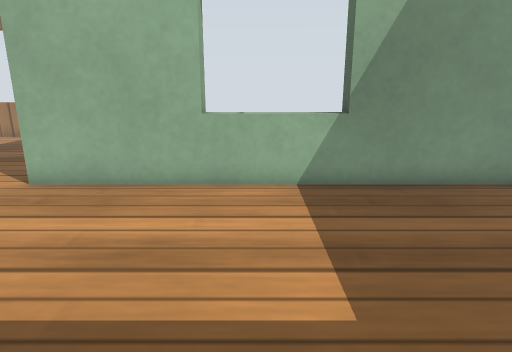
View 1 (above)

13 first-person views from a walk through a robot-simulator world made for Gazebo. The camera is 0.51 m above the floor, tilts 14° down and sees 75° across. The floor is counted in squares, 0.2 m on a side. Each view is taken from the middle of a square. On the plan, view 1 faces up. The plan holds only what a view shows up to about 20 squares ahead; the rest is blank. Gazebo's built-in surfaces are drawn with simple patterns.

View 2
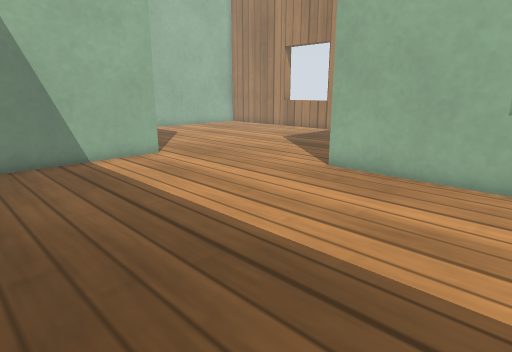

View 3
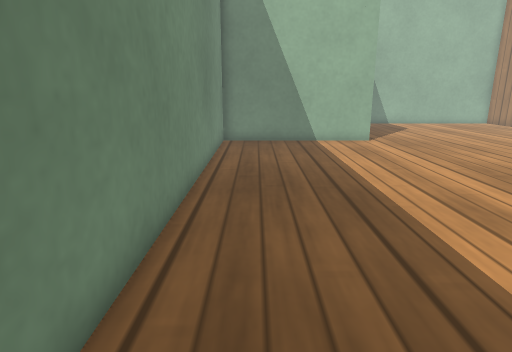

View 4
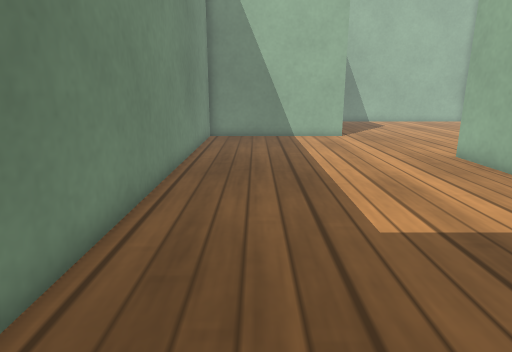

View 5
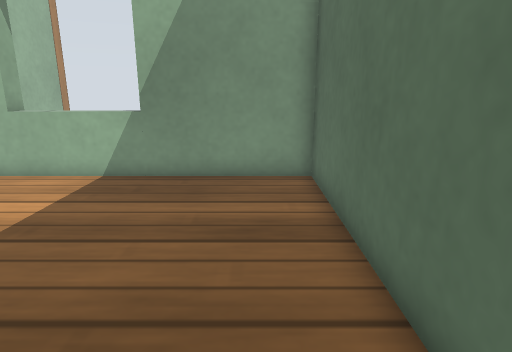

View 6
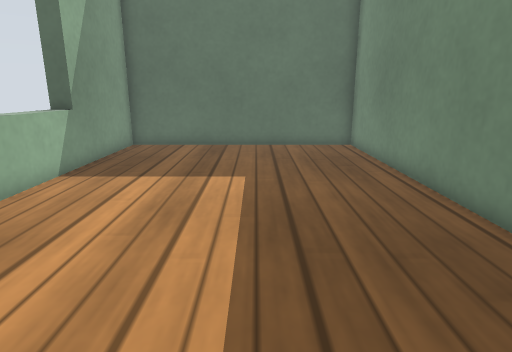

View 7
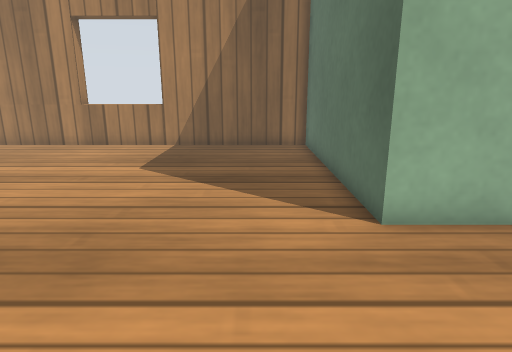

View 8
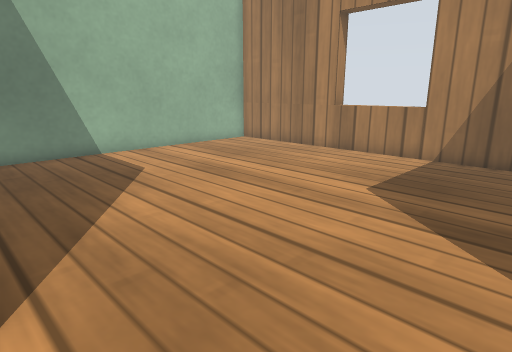

View 9
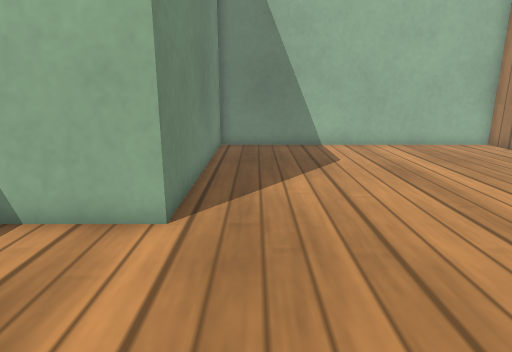

View 10
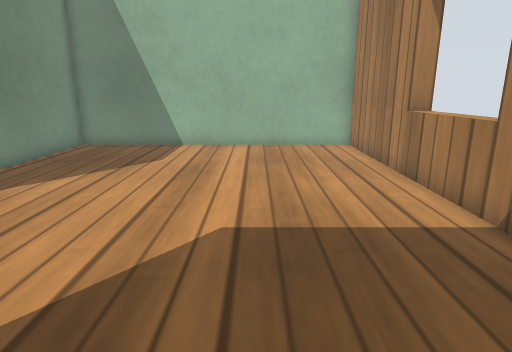

View 11
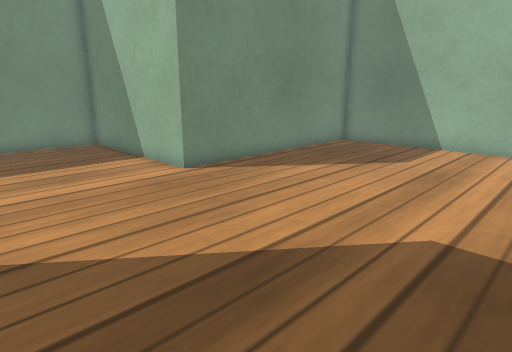

View 12
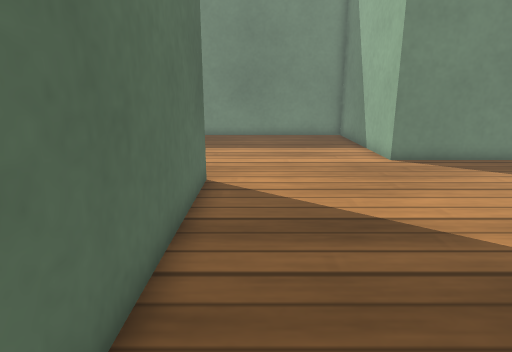

View 13
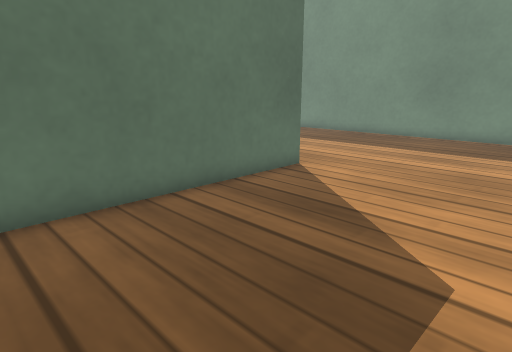

### Floor plan
Ten units are one square. View 1 is at (0, 0); x grows to the right and y downward. Boxes are objects, and circles mark ways between rooms. Rooms are numbered by the first view taken in them; rooms with no view inside come last. Other rooms are left out.
<svg viewBox="-242 -202 325 227">
<path fill="none" stroke="#000" d="M-132 -62 -132 18 78 18 78 -92 -65 -92M-65 -92 -65 -197 -237 -197 -237 -62 -132 -62"/>
<circle cx="-95" cy="-75" r="3" fill="#2a7"/>
<text x="-20" y="-30">1</text>
<text x="-150" y="-130">2</text>
</svg>
Room 1 opens to room 2.

Where each view was taken, in squares from view 1:
view 1: 0 up, 0 right, facing up
view 2: 1 down, 0 right, facing up-left
view 3: 0 up, 5 right, facing left
view 4: 1 up, 7 right, facing left
view 5: 1 down, 6 right, facing up
view 6: 3 up, 9 left, facing right
view 7: 3 up, 9 left, facing up
view 8: 6 up, 9 left, facing up-left
view 9: 8 up, 7 left, facing left
view 10: 15 up, 7 left, facing left
view 11: 16 up, 7 left, facing down-left
view 12: 19 up, 8 left, facing down
view 13: 19 up, 14 left, facing down-right
